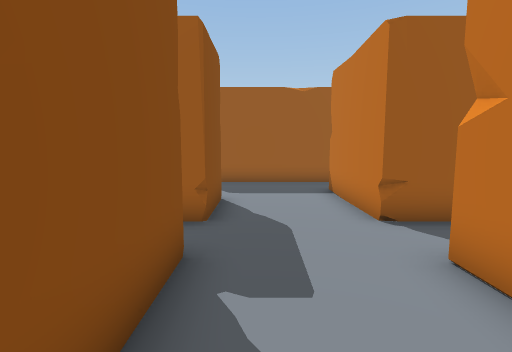
View 1 (above)

18 first-person views from a walk through a scene from a Unity 3-D project. The camera is 1.5 m above the floor, tilts 6° down and sees 85° across. The floor is counted in squares, 1 m on a side. Each view is taken from the middle of a square. On the plan, view 1 faces up. The plan holds only what a view shows up to about 14 squares ahead; the rest is blank. The place goes on beyond the plan. The player character is not drawn.

View 2
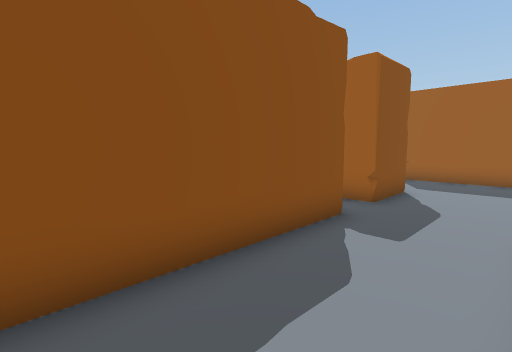

View 3
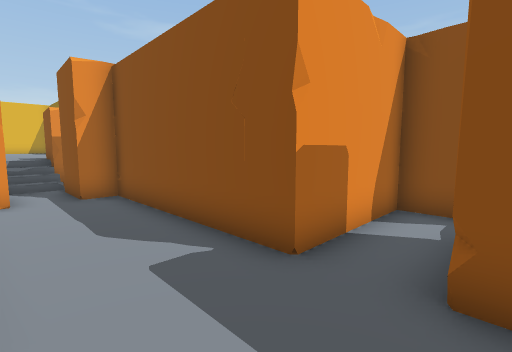

View 4
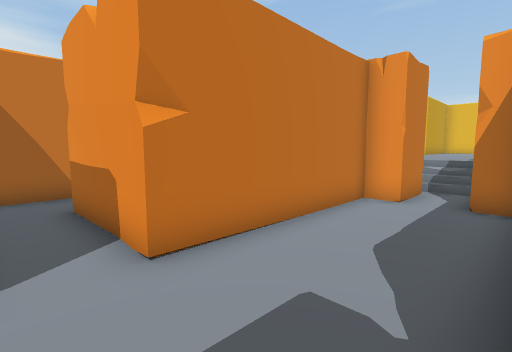

View 5
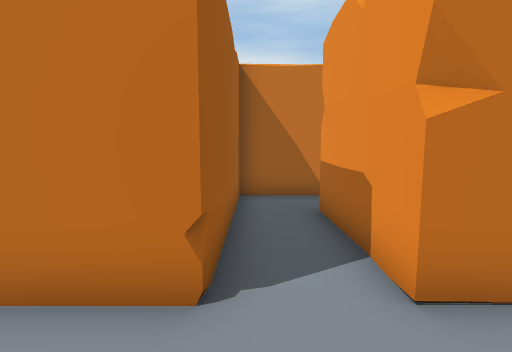

View 6
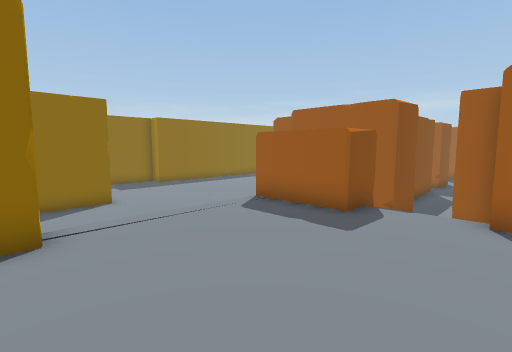

View 7
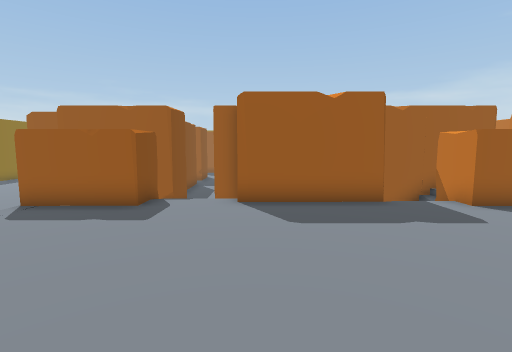

View 8
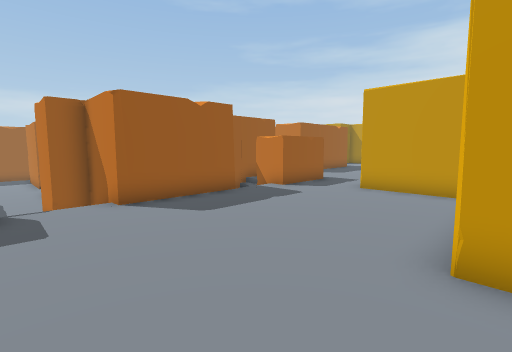

View 9
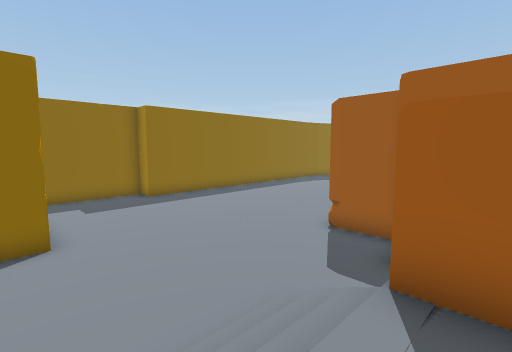

View 10
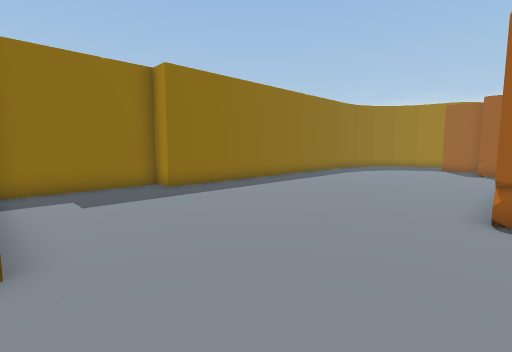

View 11
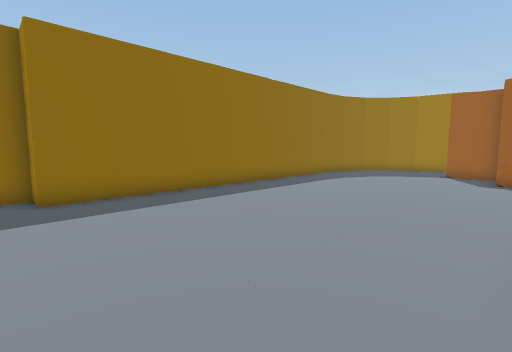

View 12
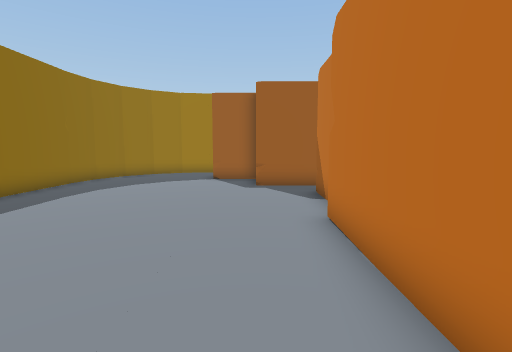

View 13
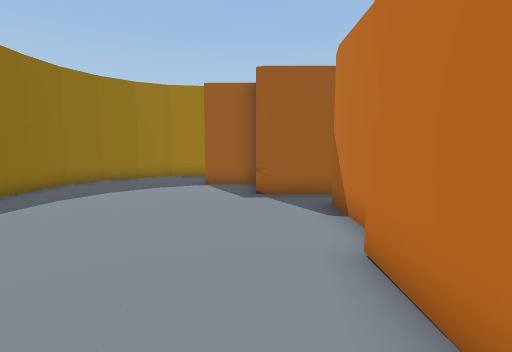

View 14
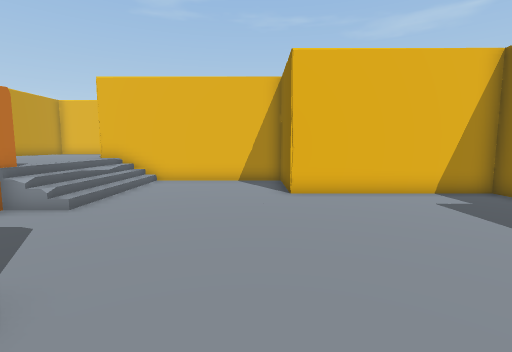

View 15
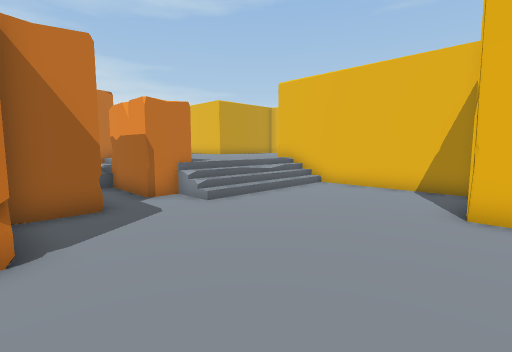

View 16
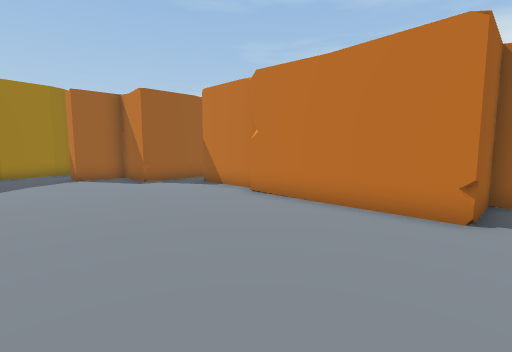

View 17
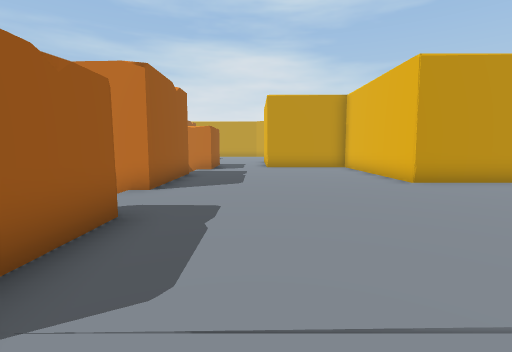

View 18
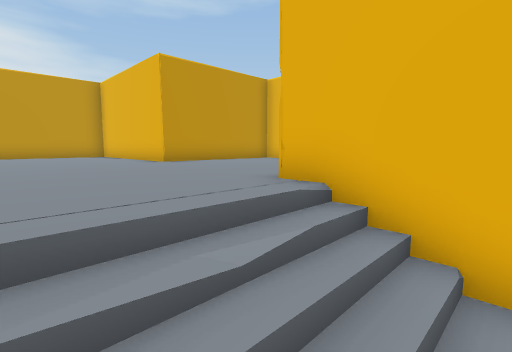

### Floor plan
Key: @ floor where view 1 was taken; # wall or solid block; . main floor; : floor 1 m higher than the main floor; / step, stairs or slope; = window, fence, low wall or low ledge.
Columns run from 17 left of view 1 to 12 right of it. Each row starts with its distance up from view 1.
 12   ##....       ######
 11   #....#       ......
 10  ##....###      .....
  9  #.......#      ....#
  8  #.......####   #...#
  7  #..........    #...#
  6  #.........#   ##...#######
  5  #.........##.............#
  4  #.........######.........#
  3  #.........#    #...####..#
  2  #.........#    #...#
  1  #.........#    #...#
  0  #.........#    #@..#
 -1  #.........#    #...#
 -2  #.........#    #...#
 -3  #.........###  ##.##
 -4  #...........#  ##.##
 -5 ##...........#  ##.##    ###
 -6 #................///#     =
 -7 #.............####//####//#
 -8 #............/####::::::::###:
 -9 #............//:::::::::::::::
-10 ########.....//::::::::::::::
-11        #.....//::::::::::::#
-12        #.....//::::::::::::#
-13        #.....//::::::::::::#
-14        #########:::::::::::#
-15                 :::::#######

Where each view was taken, in squares from view 1:
view 1: 0 up, 0 right, facing up
view 2: 2 down, 2 right, facing up-left
view 3: 6 up, 2 right, facing down-left
view 4: 5 up, 1 left, facing down-right
view 5: 5 up, 0 right, facing right
view 6: 14 down, 3 right, facing up-left
view 7: 15 down, 3 right, facing up
view 8: 15 down, 0 right, facing up-right
view 9: 11 down, 2 left, facing up-left
view 10: 10 down, 6 left, facing up-left
view 11: 6 down, 7 left, facing up-left
view 12: 3 down, 8 left, facing up
view 13: 1 down, 8 left, facing up
view 14: 1 down, 9 left, facing down
view 15: 3 down, 11 left, facing down-right
view 16: 4 down, 13 left, facing up-right
view 17: 10 down, 4 left, facing right
view 18: 10 down, 5 left, facing down-right
